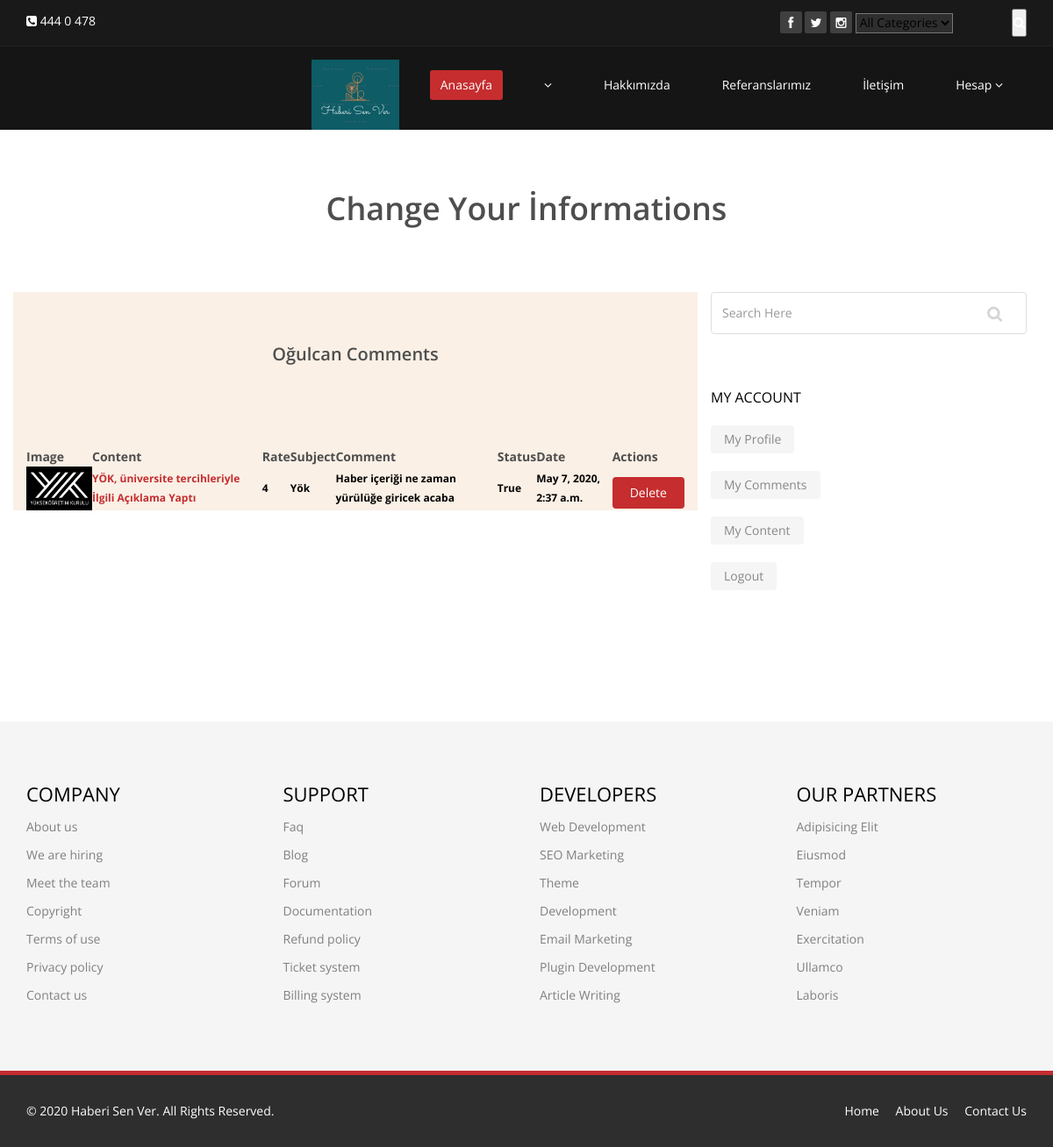
Page /user/comments/ (signed in) on the earlier database version.
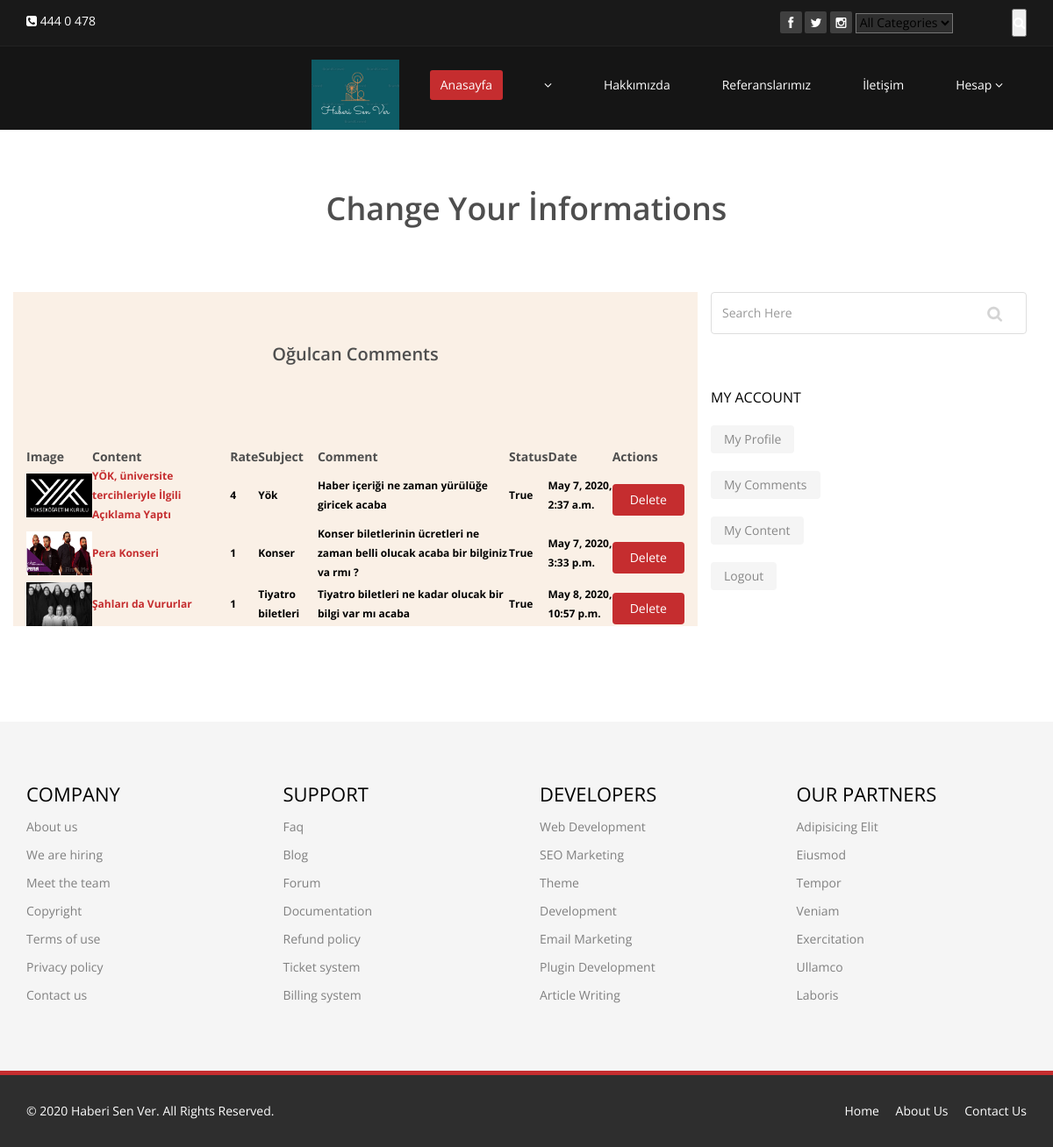
Same page on the later database version.
### Home/models.py (models this page shows, shortened)
class Setting(models.Model):
    STATUS =(
        ('True', 'Evet'),
        ('False', 'Hayır'),
    )
    title = models.CharField(max_length=150)
    keywords = models.CharField(max_length=200)
    description = models.CharField(max_length=200)
    company = models.CharField(max_length=50)
    address = models.CharField(blank=True, max_length=150)
    phone = models.CharField(blank=True,max_length=15)
    fax = models.CharField(blank=True, max_length=15)
    email = models.CharField(blank=True, max_length=50)
    map = models.TextField(blank=True)
    smtpserver = models.CharField(blank=True, max_length=20)
    smtpemail = models.CharField(blank=True, max_length=20)
    smtppassword = models.CharField(blank=True, max_length=20)
    smtpport = models.CharField(blank=True, max_length=5)
    icon = models.ImageField(blank=True, upload_to='images/')
    facebook = models.CharField(max_length=50)
    twitter = models.CharField(max_length=50)
    instagram = models.CharField(max_length=50)
    aboutus = RichTextUploadingField(blank=True)
    contactus = RichTextUploadingField(blank=True)
    references = RichTextUploadingField(blank=True)
    status = models.CharField(max_length=10, choices=STATUS)
    created_at = models.DateTimeField(auto_now_add=True)
    updated_at = models.DateTimeField(auto_now=True)

### news/models.py (models this page shows, shortened)
class Comment(models.Model):
    STATUS =(
        ('New', 'Yeni'),
        ('True', 'Evet'),
        ('False', 'Hayır'),
    )
    news = models.ForeignKey(News, on_delete=models.CASCADE) #relations with News
    user = models.ForeignKey(User, on_delete=models.CASCADE)  # relations with User
    subject = models.CharField(max_length=200)
    comment = models.CharField(max_length=200)
    rate = models.IntegerField(blank=True)
    status = models.CharField(max_length=10, choices=STATUS, default='New')
    ip = models.CharField(blank=True, max_length=30)
    created_at = models.DateTimeField(auto_now_add=True)
    updated_at = models.DateTimeField(auto_now=True)

class News(models.Model):
    STATUS =(
        ('True', 'Evet'),
        ('False', 'Hayır'),
    )
    category = models.ForeignKey(Category, on_delete=models.CASCADE) #relations with Category
    user = models.ForeignKey(User, on_delete=models.CASCADE, null=True)
    title = models.CharField(max_length=150)
    description = models.CharField(max_length=200)
    keyword = models.CharField(max_length=200)
    image = models.ImageField(blank=True, upload_to='images/')
    detail = RichTextUploadingField()
    status = models.CharField(max_length=10, choices=STATUS)
    slug = models.SlugField(null=False, unique=True)
    created_at = models.DateTimeField(auto_now_add=True)
    updated_at = models.DateTimeField(auto_now=True)
    def image_tag(self):
        return mark_safe('<img src="{}" height="40"/>'.format(self.image.url))
    image_tag.short_description = 'Image'

### user/views.py (the view)
# urls.py: path('comments/', views.comments, name='comments'),
@login_required(login_url='/login')
def comments(request):
    category = Category.objects.all()
    current_user = request.user
    comments = Comment.objects.filter(user_id=current_user.id)
    profile = User.objects.get(pk=current_user.id)
    setting = Setting.objects.get(pk=1)
    context = {
        'category': category,
        'comments': comments,
        'setting': setting,
        'profile': profile,
    }
    return render(request, 'user_comments.html', context)

### user/templates/user_comments.html (shortened to what this page needs)
{% extends 'homebase.html' %}
{% load static %}
{% block body%}
    <section id="blog" class="container">
        <div class="center">
            <h2> Change Your İnformations</h2>
        </div>
        <div class="blog">
            <div class="row">
                <div class="col-md-8" style="background-color: #faf0e6">
                    <h1 id="comments_title" class="center">{{ profile.first_name}} Comments</h1>
                    <div class="blog-content">
                        <table style="width: content-box">
                            <tr>
                                <th>Image</th>
                                <th>Content</th>
                                <th>Rate</th>
                                <th>Subject</th>
                                <th>Comment</th>
                                <th>Status</th>
                                <th>Date</th>
                                <th>Actions</th>
                            </tr>
                            {% for rs in comments %}
                                <tr>
                                    <th class="text-left">
                                        <a href="/news/{{ rs.news.id }}/{{ rs.news.id }}"> <img src="{{ rs.news.image.url }}"style="height: 50px; width: 75px"></a>
                                    </th>
                                    <th class="text-left">
                                        <a href="/news/{{ rs.news.id }}/{{ rs.news.slug }}"> {{ rs.news.title}} </a>
                                    </th>
                                    <th class="text-left" style="color: black"> {{ rs.rate }} </a> </th>
                                    <th class="text-left" style="color: black">{{ rs.subject }} </a> </th>
                                    <th class="text-left" style="color: black">{{ rs.comment }} </a> </th>
                                    <th class="text-left" style="color: black">{{ rs.status }} </a> </th>
                                    <th class="text-left" style="color: black">{{ rs.created_at }} </a> </th>
                                    <th class="text-left">
                                        <a class="btn btn btn-primary button" href="/user/deletecomment/{{ rs.id }}" onclick="return confirm('Will be Delete! Are you sure?')"> Delete</a>
                                    </th>
                                </tr>
                            {% endfor %}
                        </table>
                    </div>
                </div>
                <aside class="col-md-4">
                    <div class="widget search">
                        <form role="form">
                            <input type="text" class="form-control search_box" autocomplete="off" placeholder="Search Here">
                        </form>
                    </div>
                    {% include 'userpanel.html' %}
                </aside>
            </div>
        </div>
    </section>
{% endblock %}

### Home/templates/homebase.html (shortened to what this page needs)
<!DOCTYPE html>
<html lang="en">
<head>
    {% load static %}
    <link href="{% static 'css/bootstrap.min.css'%}" rel="stylesheet">
    <link href="{% static 'css/font-awesome.min.css'%}" rel="stylesheet">
    <link href="{% static 'css/animate.min.css'%}" rel="stylesheet">
    <link href="{% static 'css/prettyPhoto.css'%}" rel="stylesheet">
    <link href="{% static 'css/main.css'%}" rel="stylesheet">
    <link href="{% static 'css/responsive.css'%}" rel="stylesheet">
    <link type="text/css" href="{% static 'css/star.css'%}" rel="stylesheet">
    <link rel="stylesheet" href="https://ajax.googleapis.com/ajax/libs/jqueryui/1.11.4/themes/smoothness/jquery-ui.css">
</head>
<body class="homepage">
{% include 'header.html' %}
{% block body %}        {% endblock %}
{% include 'footer.html' %}
</body>
</html>

### Home/templates/header.html (shortened to what this page needs)
{% load static %}
<header id="header">
    <div class="top-bar">
        <div class="container">
            <div class="row">
                <div class="col-sm-6 col-xs-4">
                    <div class="top-number"><p><i class="fa fa-phone-square"></i>  {{ setting.phone}}</p></div>
                </div>
                <div class="col-sm-6 col-xs-8">
                    <div class="social">
                        <ul class="social-share">
                            <li><a href="{{ setting.facebook}}"><i class="fa fa-facebook"></i></a></li>
                            <li><a href="{{ setting.twitter}}"><i class="fa fa-twitter"></i></a></li>
                            <li><a href="{{ setting.instagram}}"><i class="fa fa-instagram"></i></a></li>
                        </ul>
                        <div class="search">
                            <form role="form" action="/search/" method="post">
                                {% load mptt_tags %}
                                <select style="background-color: #2e2e2e" name="catid" class="input search">
                                    <option value="0"> All Categories</option>
                                </select>
                                <input id="query" name="query" type="text" class="search-form" autocomplete="off" placeholder="Enter your Keywords">
                                <button class="search-btn"><i class="fa fa-search"></i></button>
                            </form>
                        </div>
                    </div>
                </div>
            </div>
        </div>
    </div>
    <nav class="navbar navbar-inverse" role="banner">
        <div class="container">
            <div class="collapse navbar-collapse navbar-right">
                <a class="navbar-brand" href="/"><img src="{% static 'images/logo1.png'%}" style="height: 60pt;width: 100px;"  alt="logo"></a>
                <ul class="nav navbar-nav">
                    <li class="active"><a href="/">Anasayfa</a></li>
                    {% load mptt_tags %}
                    {% recursetree category %}
                        <li class="dropdown">
                            <a href="/category/{{ node.id }}/{{ node.slug }}" {% if not node.is_leaf_node %} class="dropdown" {% endif %}>{{ node.title }}  {% if not node.is_leaf_node %}<i class="fa fa-angle-down"></i>{% endif %}</a>
                        </li>
                    {% endrecursetree %}
                    <li><a href="/hakkimizda">Hakkımızda</a></li>
                    <li><a href="/referanslar">Referanslarımız</a></li>
                    <li><a href="/iletisim">İletişim</a></li>
                    {% if user.id is not None %}
                        <li class="dropdown">
                            <a href="#" class="dropdown-toggle" data-toggle="dropdown">Hesap  <i class="fa fa-angle-down"></i></a>
                        </li>
                    {% endif %}
                </ul>
            </div>
        </div>
    </nav>
</header>

### user/templates/userpanel.html (shortened to what this page needs)
<div class="widget categories">
    <h3>My Account</h3>
    <div class="row">
        <div class="col-sm-5">
            <ul class="blog_category">
                <li><a href="/user">My Profile </a></li>
                <li><a href="/user/comments/">My Comments </a></li>
                <li><a href="/user/mynews">My Content </a></li>
                <li><a href="/logout">Logout </a></li>
            </ul>
        </div>
    </div>
</div>

### Home/templates/footer.html (shortened to what this page needs)
{% load static %}
<section id="bottom">
    <div class="container wow fadeInDown" data-wow-duration="1000ms" data-wow-delay="600ms">
        <div class="row">
            <div class="col-md-3 col-sm-6">
                <div class="widget">
                    <h3>Company</h3>
                    <ul>
                        <li><a href="#">About us</a></li>
                        <li><a href="#">We are hiring</a></li>
                        <li><a href="#">Meet the team</a></li>
                        <li><a href="#">Copyright</a></li>
                        <li><a href="#">Terms of use</a></li>
                        <li><a href="#">Privacy policy</a></li>
                        <li><a href="#">Contact us</a></li>
                    </ul>
                </div>
            </div>
            <div class="col-md-3 col-sm-6">
                <div class="widget">
                    <h3>Support</h3>
                    <ul>
                        <li><a href="#">Faq</a></li>
                        <li><a href="#">Blog</a></li>
                        <li><a href="#">Forum</a></li>
                        <li><a href="#">Documentation</a></li>
                        <li><a href="#">Refund policy</a></li>
                        <li><a href="#">Ticket system</a></li>
                        <li><a href="#">Billing system</a></li>
                    </ul>
                </div>
            </div>
            <div class="col-md-3 col-sm-6">
                <div class="widget">
                    <h3>Developers</h3>
                    <ul>
                        <li><a href="#">Web Development</a></li>
                        <li><a href="#">SEO Marketing</a></li>
                        <li><a href="#">Theme</a></li>
                        <li><a href="#">Development</a></li>
                        <li><a href="#">Email Marketing</a></li>
                        <li><a href="#">Plugin Development</a></li>
                        <li><a href="#">Article Writing</a></li>
                    </ul>
                </div>
            </div>
            <div class="col-md-3 col-sm-6">
                <div class="widget">
                    <h3>Our Partners</h3>
                    <ul>
                        <li><a href="#">Adipisicing Elit</a></li>
                        <li><a href="#">Eiusmod</a></li>
                        <li><a href="#">Tempor</a></li>
                        <li><a href="#">Veniam</a></li>
                        <li><a href="#">Exercitation</a></li>
                        <li><a href="#">Ullamco</a></li>
                        <li><a href="#">Laboris</a></li>
                    </ul>
                </div>
            </div>
        </div>
    </div>
</section>
<footer id="footer" class="midnight-blue">
    <div class="container">
        <div class="row">
            <div class="col-sm-6">
                &copy; 2020 <a target="_blank" href="{{setting.facebook}}" title="Free Twitter Bootstrap WordPress Themes and HTML templates">{{setting.company}}</a>. All Rights Reserved.
            </div>
            <div class="col-sm-6">
                <ul class="pull-right">
                    <li><a href="#">Home</a></li>
                    <li><a href="/hakkimizda">About Us</a></li>
                    <li><a href="/iletisim">Contact Us</a></li>
                </ul>
            </div>
        </div>
    </div>
</footer>

Differences in the rows shown:
added Comment: news.image (picture), news "Pera Konseri", rate "1", subject "Konser", comment "Konser biletlerinin ücretleri ne zaman belli olucak acaba bir bilginiz va rmı ?", status "True", created_at "May 7, 2020, 3:33 p.m."
added Comment: news.image (picture), news "Şahları da Vururlar", rate "1", subject "Tiyatro biletleri", comment "Tiyatro biletleri ne kadar olucak bir bilgi var mı acaba", status "True", created_at "May 8, 2020, 10:57 p.m."
